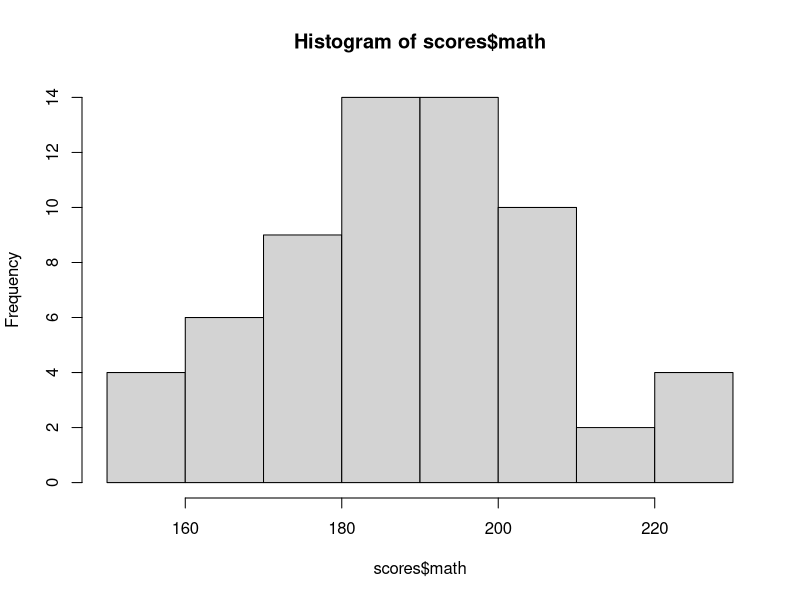
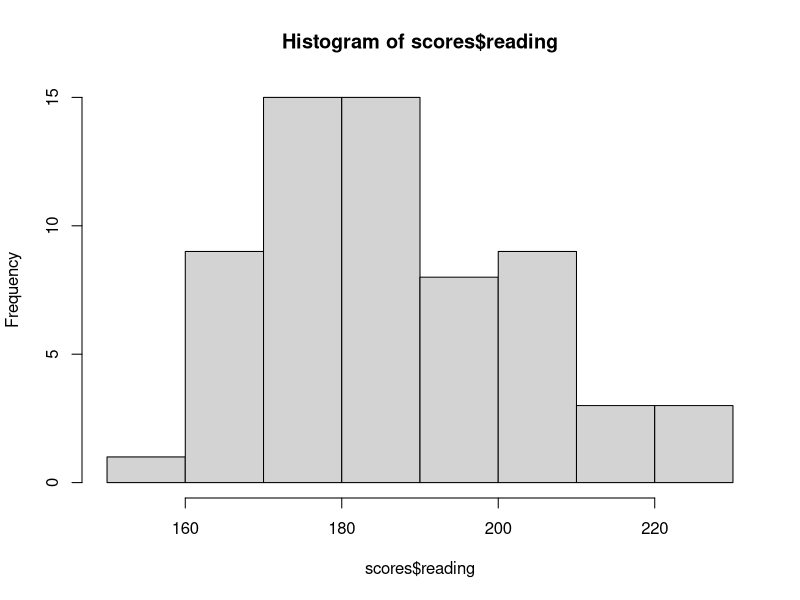
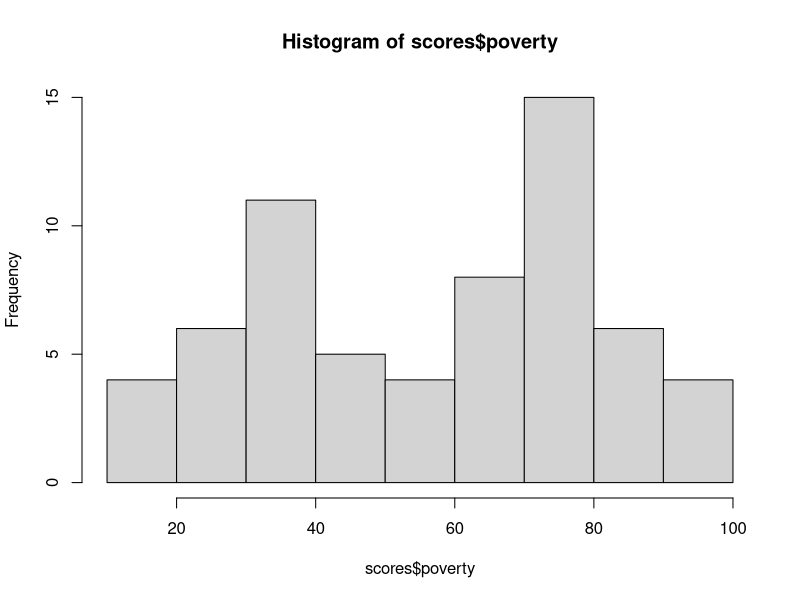
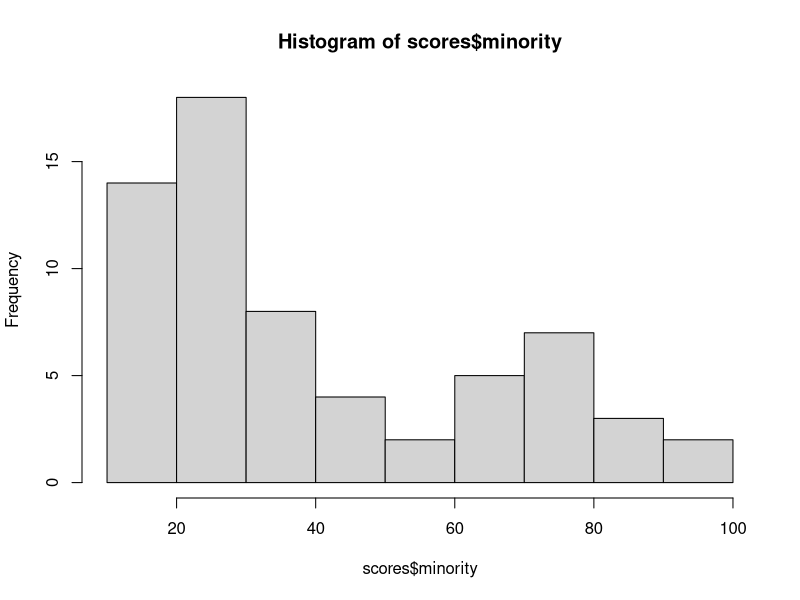
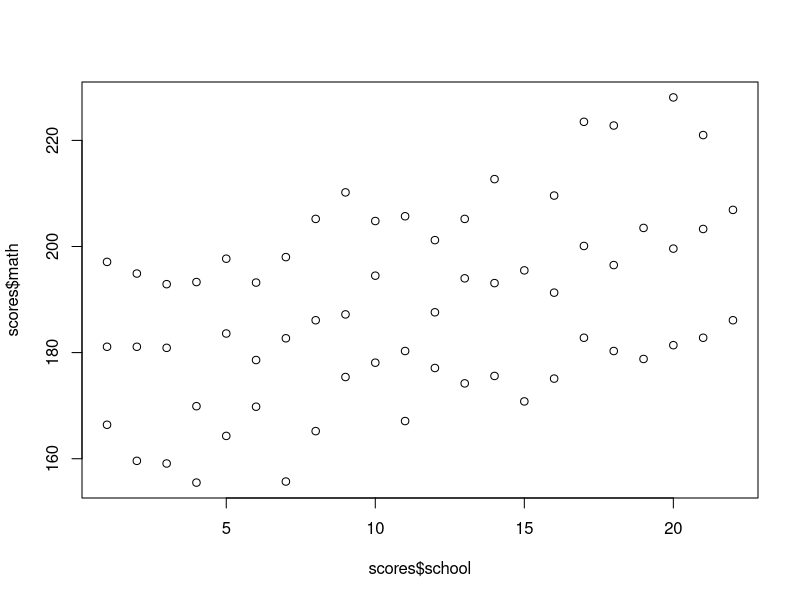
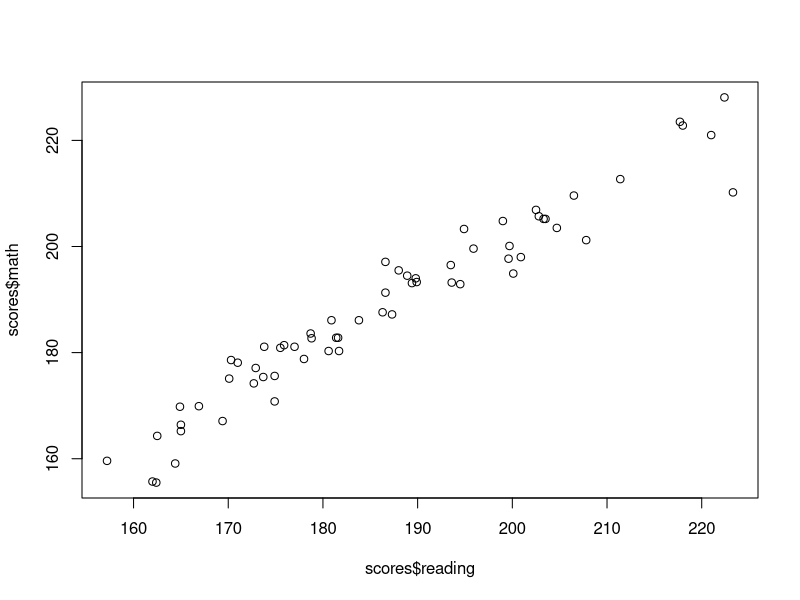
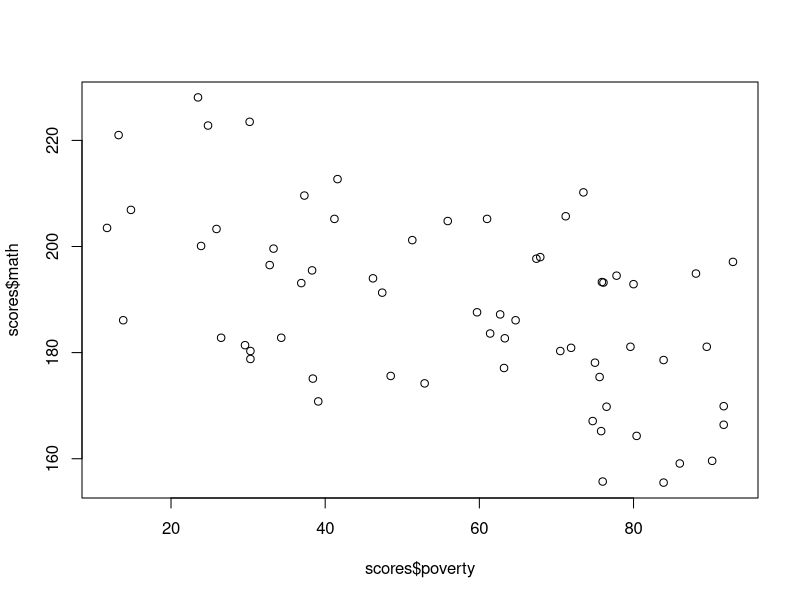
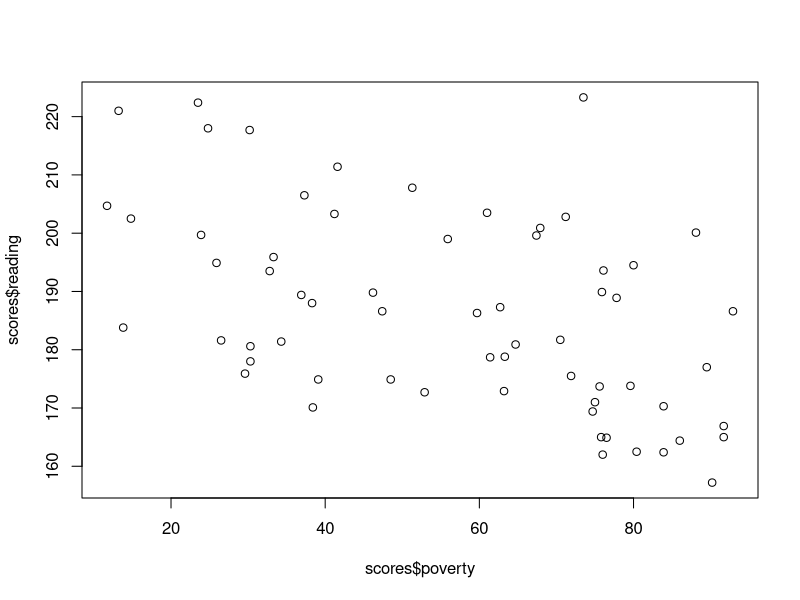

Recreate these plots in R, in order. (Note: this script raises an error after producing the figures.)
# ===========================================================
# Example 1: test scores
# Use this script to follow along with test scores lectures.
# Some lines of code may be slightly different than seen in
# the video.
# ===========================================================

scores <- read.csv("test_scores.csv",header=T)
head(scores)
names(scores)

scores$grade <- as.factor(scores$grade)

# look at univariate distributions
table(scores$grade)
hist(scores$math)
hist(scores$reading)

hist(scores$poverty)
hist(scores$minority)

mean(scores$math, na.rm=TRUE)
mean(scores$reading, na.rm=TRUE)

median(scores$math, na.rm=TRUE)
median(scores$reading, na.rm=TRUE)

table(scores$school)

# any missings?
sum(is.na(scores$math))
sum(is.na(scores$reading))
sum(is.na(scores$poverty))
sum(is.na(scores$minority))
subset(scores, is.na(scores$minority))
subset(scores,school==19)

# explore associations
plot(scores$school, scores$math)
plot(scores$reading, scores$math)
cor(scores$reading,scores$math,use="complete.obs")

plot(scores$poverty, scores$math)
plot(scores$poverty, scores$reading)
cor(scores$poverty, scores$math,use='complete.obs')
cor(scores$poverty, scores$reading,use='complete.obs')

plot(scores$poverty, scores$minority)
cor(scores$poverty,scores$minority,use='complete.obs')
cor(scores$poverty,scores$minority, method='spearman',
    use='complete.obs')

boxplot(scores$reading~scores$grade)
boxplot(scores$poverty~scores$grade)

# use tapply to find summary statistics by group
tapply(scores$reading,scores$grade,mean)
tapply(scores$reading,scores$grade,mean, na.rm=T)

tapply(scores$reading,scores$grade,sd, na.rm=T)
tapply(scores$reading,scores$grade,quantile, .40,na.rm=T)


# add a 3rd variable - use color a lazy way
plot(scores$poverty, scores$math,
     col=scores$grade)

# add a 3rd variable - choose colors
color.names <- c("red","darkgreen","navy")
plot(scores$poverty, scores$math,
     col=color.names[scores$grade])

# find sample correlation by grade
tapply(cbind(scores$poverty, scores$math),
       scores$grade, cor,use='complete.obs')

scores_grade3 <- subset(scores, grade==3)
dim(scores_grade3)
cor(scores_grade3$poverty,scores_grade3$math,use='complete.obs')

scores_grade4 <- subset(scores, grade==4)
dim(scores_grade4)
cor(scores_grade4$poverty,scores_grade4$math,use='complete.obs')


scores_grade5 <- subset(scores, grade==5)
dim(scores_grade5)
cor(scores_grade5$poverty,scores_grade5$math,use='complete.obs')


# clean up plot and save it
plot(scores$poverty, scores$math,
     col=color.names[scores$grade],
     ylab='math score',xlab='poverty (%)',
     main='Test scores and poverty rate')
legend('topright',legend=c("grade 3",
                           "grade 4",
                           "grade 5"),
       col=c("red","darkgreen","navy"),
       pch=1, cex=.6)

# optional: save plot using code
# uncomment the lines starting with "png" and "dev.off()"
#png(filename="scores_scatterplot.png",width=500,
#    height=400)
plot(scores$poverty, scores$math,
     col=color.names[scores$grade],
     ylab='math score',xlab='poverty (%)',
     main='Test scores and poverty rate')
legend('topright',legend=c("grade 3",
                           "grade 4",
                           "grade 5"),
       col=c("red","darkgreen","navy"),
       pch=1, cex=.6)

#dev.off()